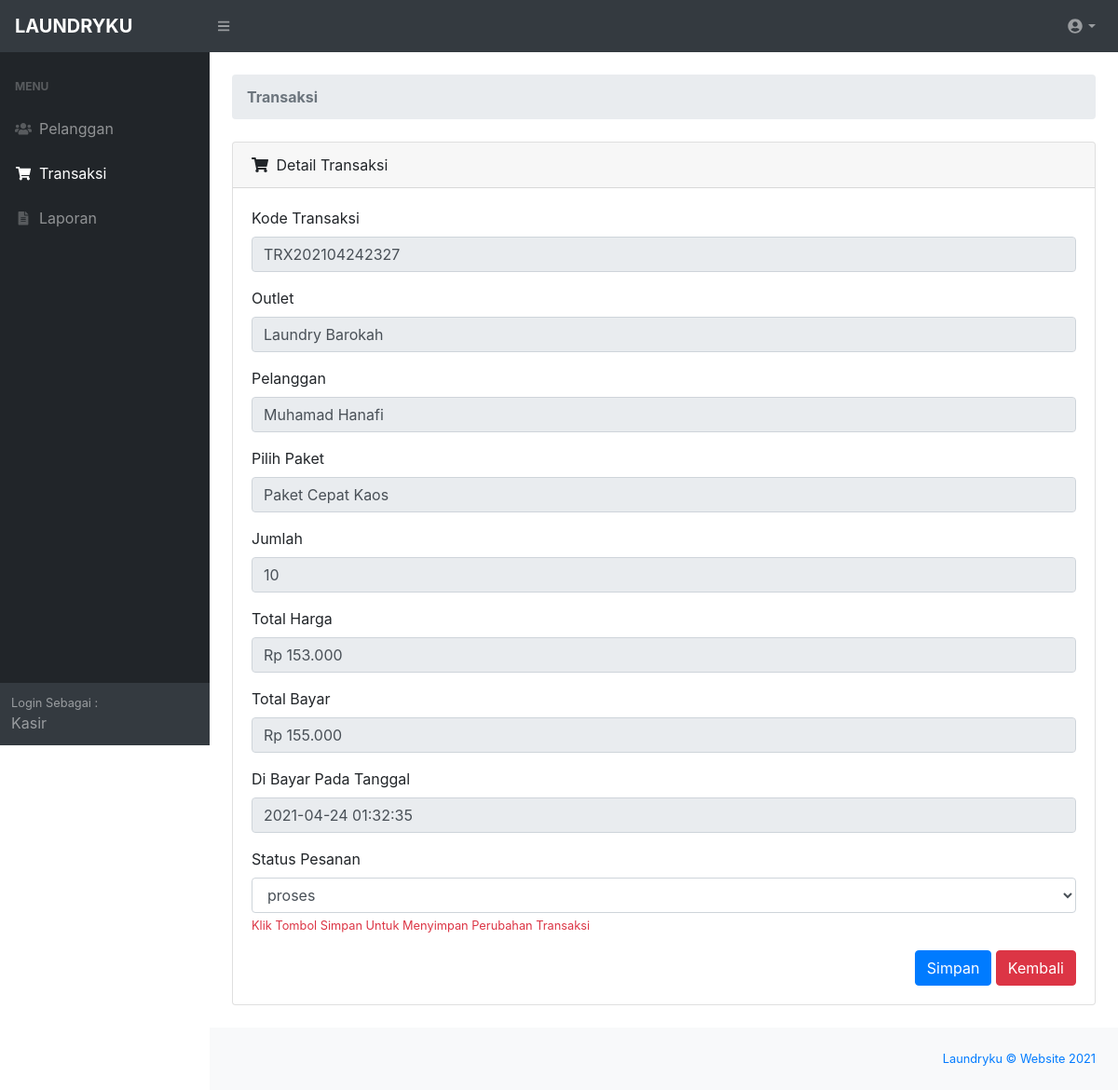
The page /kasir/transaksi_detail.php?id=25 (signed in) on the database its author committed.
### tables this page shows
CREATE TABLE `tb_transaksi` (
  `id_transaksi` int(11) NOT NULL,
  `id_outlet` int(11) NOT NULL,
  `kode_transaksi` varchar(100) NOT NULL,
  `id_member` int(11) NOT NULL,
  `tgl_transaksi` datetime NOT NULL,
  `batas_waktu` datetime NOT NULL,
  `tgl_bayar` datetime NOT NULL,
  `biaya_tambahan` int(225) NOT NULL,
  `diskon` double NOT NULL,
  `pajak` int(11) NOT NULL,
  `status` enum('baru','proses','selesai','diambil') NOT NULL,
  `status_bayar` enum('dibayar','belum') NOT NULL,
  `id_user` int(11) NOT NULL
);

CREATE TABLE `tb_outlet` (
  `id_outlet` int(11) NOT NULL,
  `nama_outlet` varchar(100) NOT NULL,
  `alamat_outlet` text NOT NULL,
  `telp_outlet` varchar(15) NOT NULL
);

CREATE TABLE `tb_member` (
  `id_member` int(11) NOT NULL,
  `nama_member` varchar(100) NOT NULL,
  `alamat_member` text NOT NULL,
  `jenis_kelamin` enum('L','P') NOT NULL,
  `telp_member` varchar(15) NOT NULL,
  `no_ktp` varchar(30) NOT NULL
);

CREATE TABLE `tb_paket` (
  `id_paket` int(11) NOT NULL,
  `id_outlet` int(11) NOT NULL,
  `nama_paket` varchar(100) NOT NULL,
  `harga_paket` varchar(11) NOT NULL,
  `id_kategori_paket` int(11) NOT NULL
);

CREATE TABLE `tb_detail_transaksi` (
  `id_detail_transaksi` int(11) NOT NULL,
  `id_transaksi` int(11) NOT NULL,
  `id_paket` int(11) NOT NULL,
  `qty` double NOT NULL,
  `total_harga` int(35) NOT NULL,
  `total_bayar` int(35) NOT NULL
);

### kasir/functions.php (called while the page is built, shortened)
<?php
function ambilsatubaris($conn,$query){
    $db = mysqli_query($conn,$query);
    return mysqli_fetch_assoc($db);
}
function rupiah($angka){
	$hasil_rupiah = "Rp " . number_format($angka,0,',','.');
	return $hasil_rupiah;
}
?>

### kasir/transaksi_detail.php (the view, shortened to what this page needs)
<?php
require 'functions.php';
require 'layout_header.php';
$status = ['baru', 'proses', 'selesai', 'diambil'];
$query = "SELECT tb_transaksi.*,tb_member.nama_member , tb_detail_transaksi.*,tb_outlet.nama_outlet,tb_paket.nama_paket
FROM tb_transaksi INNER JOIN tb_member ON tb_member.id_member = tb_transaksi.id_member INNER JOIN tb_detail_transaksi
ON tb_detail_transaksi.id_transaksi = tb_transaksi.id_transaksi INNER JOIN tb_outlet ON tb_outlet.id_outlet = tb_transaksi.id_outlet
INNER JOIN tb_paket ON tb_paket.id_outlet = tb_transaksi.id_outlet WHERE tb_transaksi.id_transaksi=" . $_GET['id'];
$data = ambilsatubaris($conn, $query);
?>
<div id="layoutSidenav_content">
    <main>
        <div class="container-fluid">
            <ol class="breadcrumb mb-4">
                <li class="breadcrumb-item active"><b>Transaksi</b></li>
            </ol>
            <div class="card mb-4">
                <div class="card-header">
                    <i class="fas fa-shopping-cart mr-1"></i>
                    Detail Transaksi
                </div>
                <div class="card-body">
                    <div class="row">
                        <div class="col-md-12 col-lg-12 col-sm-12 col-xs-12">
                            <div class="white-box">
                                <form method="post" action="">
                                    <div class="form-group">
                                        <label>Kode Transaksi</label>
                                        <input class="form-control" type="text" name="kode_invoice"
                                            value="<?= $data['kode_transaksi'] ?>" readonly="">
                                    </div>
                                    <div class="form-group">
                                        <label>Outlet</label>
                                        <input class="form-control" type="text" name="outlet_id"
                                            value="<?= $data['nama_outlet'] ?>" readonly="">
                                    </div>
                                    <div class="form-group">
                                        <label>Pelanggan</label>
                                        <input class="form-control" type="text" name="member_id"
                                            value="<?= $data['nama_member'] ?>" readonly="">
                                    </div>
                                    <div class="form-group">
                                        <label>Pilih Paket</label>
                                        <input class="form-control" type="text" name="paket_id"
                                            value="<?= $data['nama_paket'] ?>" readonly="">
                                    </div>
                                    <div class="form-group">
                                        <label>Jumlah</label>
                                        <input class="form-control" type="number" name="qty" value="<?= $data['qty'] ?>"
                                            readonly="">
                                    </div>
                                    <div class="form-group">
                                        <label>Total Harga</label>
                                        <input class="form-control" type="text" name="total_harga"
                                            value="<?= rupiah($data['total_harga']) ?>" readonly="">
                                    </div>
                                    <?php if ($data['total_bayar'] > 0) : ?>
                                    <div class="form-group">
                                        <label>Total Bayar</label>
                                        <input class="form-control" type="text" name="total_bayar"
                                            value="<?= rupiah($data['total_bayar']) ?>" readonly="">
                                    </div>
                                    <div class="form-group">
                                        <label>Di Bayar Pada Tanggal</label>
                                        <input class="form-control" type="text" name="tgl_pembayaran"
                                            value="<?= $data['tgl_bayar'] ?>" readonly="">
                                    </div>
                                    <?php endif; ?>
                                    <?php if ($data['status'] == 'diambil') : ?>
                                    <div class="form-group">
                                        <label>Status Pesanan</label>
                                        <select class="form-control" name="status" disabled>
                                            <?php foreach ($status as $key) : ?>
                                            <?php if ($key == $data['status']) : ?>
                                            <option value="<?= $key ?>" selected><?= $key ?></option>
                                            <?php endif ?>
                                            <?php endforeach ?>
                                        </select>
                                    </div>
                                    <?php else : ?>
                                    <div class="form-group">
                                        <label>Status Pesanan</label>
                                        <select class="form-control" name="status">
                                            <?php foreach ($status as $key) : ?>
                                            <?php if ($key == $data['status']) : ?>
                                            <option value="<?= $key ?>" selected><?= $key ?></option>
                                            <?php endif ?>
                                            <?php endforeach ?>
                                        </select>
                                        <small class="text-danger">Klik Tombol Simpan Untuk Menyimpan Perubahan
                                            Transaksi</small>
                                    </div>
                                    <?php endif; ?>
                                    <div class="text-right">
                                        <button type="submit" class="btn btn-primary" name="btn-simpan">Simpan</button>
                                        <a href="index_transaksi.php" onclick="window.history.back();">
                                            <button type="button" class="btn btn-danger">Kembali</button>
                                        </a>
                                    </div>
                                </form>
                            </div>
                        </div>
                    </div>
                </div>
    </main>
    <?php
require'layout_footer.php';
?>

### rows shown on the page
tb_transaksi: kode_invoice "TRX202104242327", tgl_pembayaran "2021-04-24 01:32:35", status "proses"
tb_outlet: outlet_id "Laundry Barokah"
tb_member: member_id "Muhamad Hanafi"
tb_paket: paket_id "Paket Cepat Kaos"
tb_detail_transaksi: qty "10", total_harga "Rp 153.000", total_bayar "Rp 155.000"
